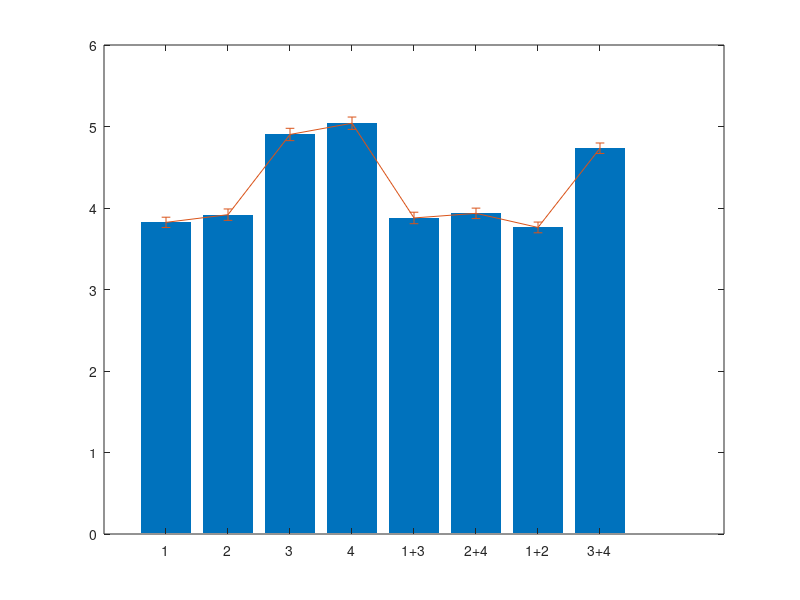

The MATLAB source for this figure: (Note: this script raises an error after producing the figure.)
clear; clc;
warning('off');

%% load data
addpath('../Utilities');
if ~exist('Figure5d_results_data.mat','file')
    load('Figure5d_source_data_a.mat');
    load('Figure5d_source_data_b.mat');
    deme = 'vb';
    vidx = find(Speed>5 & Speed<200); % speed threshold 30cm/s
    trialNm = trialNm(vidx);
    
    rpos = normalize(Position(vidx,:),1,'range');
    rspk = Spike(vidx,:);

    rTheta_dphase = zscore(Theta_dphase(vidx,:),[],2);
    rTheta_damp = zscore(Theta_damp(vidx,:),[],2);
    
    rTheta_dmdu = [rTheta_dphase,rTheta_damp];
    rTheta_ofpat = zscore(Theta_ofpat(vidx,:),[],2);
    
    rFPAuhf = zscore(FPAuhf(vidx,:),[],2);
    rUhf_ofpat = zscore(Uhf_ofpat(vidx,:),[],2);

    %% OLE decoding data
    trackLen = 580;
    OB=cell(0); plotline = 2;
    rpos = normalize(rpos,'range');
    OB{1} = zscore([rTheta_dmdu]);
    OB{2} = zscore([rTheta_ofpat]);
    OB{3} = zscore([rFPAuhf]);
    OB{4} = zscore([rUhf_ofpat]);

    OB{5} = zscore([rTheta_dmdu,rFPAuhf]);
    OB{6} = zscore([rTheta_ofpat,rUhf_ofpat]);
    OB{7} = zscore([rTheta_dmdu,rTheta_ofpat]);
    OB{8} = zscore([rFPAuhf,rUhf_ofpat]);

    mnames = {'1','2','3','4','1+3','2+4','1+2','3+4','1+2+3+4'};

    runlist = 1:length(OB);
    for im=runlist
        obs = OB{im};
        % Generate basis...
        [basis,Xrbf] = get1Dbasis('vonmises',75,rpos*2*pi,100);

        pvec = linspace(0,2*pi,trackLen/5); % circular phase 
        [~,dbasis] = get1Dbasis('vonmises',basis.n,pvec,basis.s);

        % Cross-validated predictions
        mcvp.cv = getCVidx(size(obs,1),10); f=[];
        for it=1:mcvp.cv.nfoldcv
            if strcmp(deme,'ls')
                % least squared estimation  training
                w = obs(mcvp.cv.tr{it},:) \ Xrbf(mcvp.cv.tr{it},:);
            elseif strcmp(deme,'vb')
                % Variational Bayes training
                w = zeros(0);
                for j=1:size(Xrbf(mcvp.cv.tr{it},:),2)
                    [w(:,j),V,~,~,~,~,~,~] = ...
                        VB_ARD_linear_regression(obs(mcvp.cv.tr{it},:), Xrbf(mcvp.cv.tr{it},j));
                end
            end
            % testing
            f(mcvp.cv.ts{it},:) = obs(mcvp.cv.ts{it},:) * (w*dbasis');
        end

        % Plotting and error calcs... 
        f = zscore(f')';
        idx=1:size(f,1);
        [~,maxpost]=max(f');
        DecodedPos(:,2*(im-1)+1) = trackLen*rpos(idx);
        DecodedPos(:,2*(im-1)+2) = trackLen*maxpost/length(pvec);

        % Circular error...
        err =  circ_dist(     rpos(idx)*2*pi, maxpost'/length(pvec)*2*pi)*trackLen/(2*pi);
        errp = circ_dist(     rpos(idx)*2*pi, maxpost'/length(pvec)*2*pi)*trackLen/(2*pi);
        errm = circ_dist(2*pi-rpos(idx)*2*pi, maxpost'/length(pvec)*2*pi)*trackLen/(2*pi);
        % Save results
        errAll(:,im) = err;
        errpAll(:,im) = errp;
        errmAll(:,im) = errm;
        % non-directional error
        [err_nd_All(:,im),mini] = (min([abs(errmAll(:,im)) abs(errpAll(:,im))]'));
        pos_hat(:,im) = maxpost'/length(pvec)*2*pi;
    end
    close all;

    % Median error in cm with s.e. & density heat map
    for im=runlist
        bootstat = bootstrp(500,'median',abs(err_nd_All(:,im)));
        median_error(im,:) = [mean(bootstat),std(bootstat)];
    end
    rpos = rpos*trackLen;
    pos_hat = round(pos_hat*trackLen/(2*pi));
    save('Figure5d_results_data.mat','rpos','pos_hat','mnames','DecodedPos','median_error','err_nd_All','trackLen','trialNm');
end

%% Figure 5d
load('Figure5d_results_data.mat');

figure('Color','white');
b = bar([1:8],median_error(1:8,1),'EdgeColor','none'); hold on;
xticks([1:8]); xticklabels(mnames);
erb = errorbar([1:8],median_error(1:8,1),median_error(1:8,2));
erb.LineStyle = 'none'; erb.LineWidth = 2;
erb.Color = [0,0,0.5]; ylim([4,6]); yticks([4:0.5:6]);
xlim([0.5,8.5]); box on;
xtickangle(0); ylim([3.5,5.5])
ylabel({'Median decoding error (cm)'})

savefig(gcf,'Figure5d','compact')